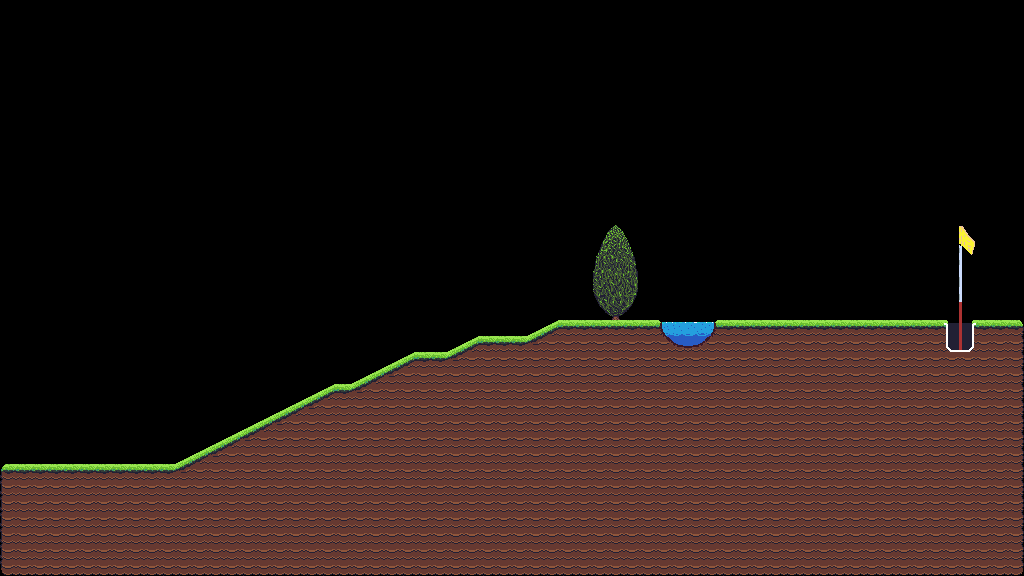

Below is a game level as drawn by its tile map, then a one-line description and the .tmx that defines it (tile-layer data replaced by summaries):
An orthogonal 64x36 tile map with 16x16 px tiles, 1 tile layer (Level), 2 tilesets and 198 objects (120x collide, 2x finish, juniper).

<map version="1.10" tiledversion="1.11.1" orientation="orthogonal" renderorder="right-down" width="64" height="36" tilewidth="16" tileheight="16" infinite="0" nextlayerid="9" nextobjectid="9266">
 <tileset firstgid="1" name="prototype" tilewidth="16" tileheight="16" tilecount="128" columns="16">
  <image source="images/prototype.png" width="256" height="128" />
  <tile id="0" type="ground" />
  <tile id="1" type="ground" />
  <tile id="2" type="ground" />
  <tile id="3" type="ground" />
  <tile id="4" type="ground" />
 </tileset>
 <tileset firstgid="129" name="all2" tilewidth="16" tileheight="16" tilecount="210" columns="14">
  <image source="images/all2.png" width="224" height="244" />
 </tileset>
 <layer id="1" name="Level" width="64" height="36">
  <data>[2304 cells, 873 non-empty, 56 distinct tile ids]</data>
 </layer>
 <objectgroup id="8" name="Pool_Object">
  <object id="9255" x="662.875" y="332.25">
   <polygon points="0,0 13.5,13.5 35.625,14 49.375,0.75 34.625,18.375 9.125,17.75" />
  </object>
  <object id="9255" x="662.875" y="332.25">
   <polygon points="0,0 13.5,13.5 35.625,14 49.375,0.75 34.625,18.375 9.125,17.75" />
  </object>
 </objectgroup>
 <objectgroup id="7" name="Bushes_Leaf_Object">
  <object id="9112" name="juniper" x="592" y="224" width="51" height="94.5" />
 </objectgroup>
 <objectgroup id="6" name="Bushes_Object">
  <object id="9108" x="597.818" y="254.546">
   <polygon points="0,0 18,-28.7273 34,-0.181818" />
  </object>
  <object id="9109" x="597.909" y="255.647">
   <polygon points="0,0 34,-0.919192 38.9091,31.6202 -3.81818,32.1717" />
  </object>
  <object id="9110" x="593.909" y="288.553">
   <polygon points="0,0 42.8182,-0.643514 37.5455,15.5363 5.54545,15.7201" />
  </object>
  <object id="9111" x="600" y="304.916">
   <polygon points="0,0 31.0909,-0.280098 21,9.71007 11.1818,10.0835" />
  </object>
  <object id="9108" x="597.818" y="254.546">
   <polygon points="0,0 18,-28.7273 34,-0.181818" />
  </object>
  <object id="9109" x="597.909" y="255.647">
   <polygon points="0,0 34,-0.919192 38.9091,31.6202 -3.81818,32.1717" />
  </object>
  <object id="9110" x="593.909" y="288.553">
   <polygon points="0,0 42.8182,-0.643514 37.5455,15.5363 5.54545,15.7201" />
  </object>
  <object id="9111" x="600" y="304.916">
   <polygon points="0,0 31.0909,-0.280098 21,9.71007 11.1818,10.0835" />
  </object>
 </objectgroup>
 <objectgroup id="2" name="Ground_Object">
  <object id="9061" type="collide" x="1008" y="320" width="16" height="16" />
  <object id="9062" type="collide" x="0" y="464" width="16" height="16" />
  <object id="9063" type="collide" x="560" y="320" width="16" height="16" />
  <object id="9064" type="collide" x="576" y="320" width="16" height="16" />
  <object id="9065" type="collide" x="640" y="320" width="16" height="16" />
  <object id="9066" type="collide" x="720" y="320" width="16" height="16" />
  <object id="9067" type="collide" x="736" y="320" width="16" height="16" />
  <object id="9068" type="collide" x="752" y="320" width="16" height="16" />
  <object id="9069" type="collide" x="768" y="320" width="16" height="16" />
  <object id="9070" type="collide" x="784" y="320" width="16" height="16" />
  <object id="9071" type="collide" x="800" y="320" width="16" height="16" />
  <object id="9072" type="collide" x="816" y="320" width="16" height="16" />
  <object id="9073" type="collide" x="832" y="320" width="16" height="16" />
  <object id="9074" type="collide" x="848" y="320" width="16" height="16" />
  <object id="9075" type="collide" x="864" y="320" width="16" height="16" />
  <object id="9076" type="collide" x="880" y="320" width="16" height="16" />
  <object id="9077" type="collide" x="896" y="320" width="16" height="16" />
  <object id="9078" type="collide" x="912" y="320" width="16" height="16" />
  <object id="9079" type="collide" x="928" y="320" width="16" height="16" />
  <object id="9080" type="collide" x="976" y="320" width="16" height="16" />
  <object id="9081" type="collide" x="992" y="320" width="16" height="16" />
  <object id="9082" type="collide" x="480" y="336" width="16" height="16" />
  <object id="9083" type="collide" x="496" y="336" width="16" height="16" />
  <object id="9084" type="collide" x="512" y="336" width="16" height="16" />
  <object id="9085" type="collide" x="416" y="352" width="16" height="16" />
  <object id="9086" type="collide" x="432" y="352" width="16" height="16" />
  <object id="9087" type="collide" x="336" y="384" width="16" height="16" />
  <object id="9088" type="collide" x="16" y="464" width="16" height="16" />
  <object id="9089" type="collide" x="32" y="464" width="16" height="16" />
  <object id="9090" type="collide" x="48" y="464" width="16" height="16" />
  <object id="9091" type="collide" x="64" y="464" width="16" height="16" />
  <object id="9092" type="collide" x="80" y="464" width="16" height="16" />
  <object id="9093" type="collide" x="96" y="464" width="16" height="16" />
  <object id="9094" type="collide" x="112" y="464" width="16" height="16" />
  <object id="9095" type="collide" x="128" y="464" width="16" height="16" />
  <object id="9096" type="collide" x="144" y="464" width="16" height="16" />
  <object id="9097" type="collide" x="160" y="464" width="16" height="16" />
  <object id="9098" type="collide" x="0" y="560" width="16" height="16" />
  <object id="9099" type="collide" x="0" y="480" width="16" height="16" />
  <object id="9100" type="collide" x="0" y="496" width="16" height="16" />
  <object id="9101" type="collide" x="0" y="512" width="16" height="16" />
  <object id="9102" type="collide" x="0" y="528" width="16" height="16" />
  <object id="9103" type="collide" x="0" y="544" width="16" height="16" />
  <object id="9113" x="544.261" y="327.913">
   <polygon points="0,0 15.5217,-7.69565 15.5652,5.3913" />
  </object>
  <object id="9114" x="464.261" y="343.913">
   <polygon points="0,0 15.5217,-7.69565 15.5652,5.3913" />
  </object>
  <object id="9115" x="400.261" y="359.913">
   <polygon points="0,0 15.5217,-7.69565 15.5652,5.3913" />
  </object>
  <object id="9116" x="368.261" y="375.913">
   <polygon points="0,0 15.5217,-7.69565 15.5652,5.3913" />
  </object>
  <object id="9117" x="320.261" y="391.913">
   <polygon points="0,0 15.5217,-7.69565 15.5652,5.3913" />
  </object>
  <object id="9118" x="288.261" y="407.913">
   <polygon points="0,0 15.5217,-7.69565 15.5652,5.3913" />
  </object>
  <object id="9119" x="256.261" y="423.913">
   <polygon points="0,0 15.5217,-7.69565 15.5652,5.3913" />
  </object>
  <object id="9120" x="224.261" y="439.913">
   <polygon points="0,0 15.5217,-7.69565 15.5652,5.3913" />
  </object>
  <object id="9121" x="192.261" y="455.913">
   <polygon points="0,0 15.5217,-7.69565 15.5652,5.3913" />
  </object>
  <object id="9122" x="528.348" y="335.783">
   <polygon points="0,0 15.3913,-7.6087 15.3913,0.608696" />
  </object>
  <object id="9123" x="448.348" y="351.783">
   <polygon points="0,0 15.3913,-7.6087 15.3913,0.608696" />
  </object>
  </objectgroup>
 <objectgroup id="3" name="Hole_Object">
  <!-- 8 objects omitted --></objectgroup>
 <objectgroup id="5" name="Spawn_Object">
  <!-- 1 objects omitted --></objectgroup>
</map>
<!-- 133 of 198 objects omitted -->
